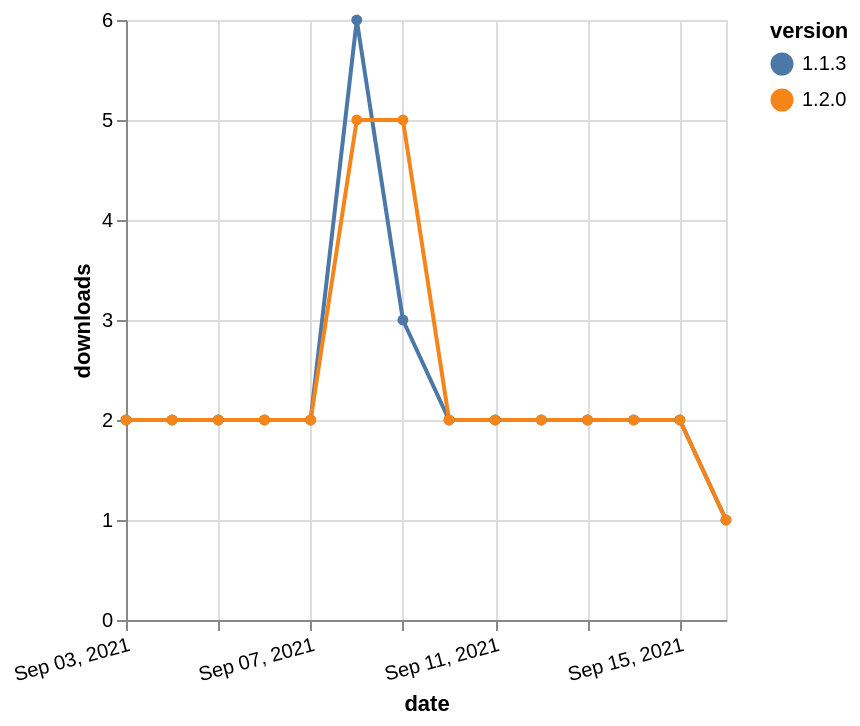

Vega-Lite specification for this chart:
### Vega-Lite specification from a JSON file in a GitHub repository (floating-point values rounded to 4 significant figures)
{"$schema": "https://vega.github.io/schema/vega-lite/v5.json", "description": "A simple bar chart with embedded data.", "data": {"values": [{"date": "2021-09-03", "total": 4059, "delta": 2, "version": "1.1.3"}, {"date": "2021-09-04", "total": 4061, "delta": 2, "version": "1.1.3"}, {"date": "2021-09-05", "total": 4063, "delta": 2, "version": "1.1.3"}, {"date": "2021-09-06", "total": 4065, "delta": 2, "version": "1.1.3"}, {"date": "2021-09-07", "total": 4067, "delta": 2, "version": "1.1.3"}, {"date": "2021-09-08", "total": 4073, "delta": 6, "version": "1.1.3"}, {"date": "2021-09-09", "total": 4076, "delta": 3, "version": "1.1.3"}, {"date": "2021-09-10", "total": 4078, "delta": 2, "version": "1.1.3"}, {"date": "2021-09-11", "total": 4080, "delta": 2, "version": "1.1.3"}, {"date": "2021-09-12", "total": 4082, "delta": 2, "version": "1.1.3"}, {"date": "2021-09-13", "total": 4084, "delta": 2, "version": "1.1.3"}, {"date": "2021-09-14", "total": 4086, "delta": 2, "version": "1.1.3"}, {"date": "2021-09-15", "total": 4088, "delta": 2, "version": "1.1.3"}, {"date": "2021-09-16", "total": 4089, "delta": 1, "version": "1.1.3"}, {"date": "2021-09-03", "total": 3947, "delta": 2, "version": "1.2.0"}, {"date": "2021-09-04", "total": 3949, "delta": 2, "version": "1.2.0"}, {"date": "2021-09-05", "total": 3951, "delta": 2, "version": "1.2.0"}, {"date": "2021-09-06", "total": 3953, "delta": 2, "version": "1.2.0"}, {"date": "2021-09-07", "total": 3955, "delta": 2, "version": "1.2.0"}, {"date": "2021-09-08", "total": 3960, "delta": 5, "version": "1.2.0"}, {"date": "2021-09-09", "total": 3965, "delta": 5, "version": "1.2.0"}, {"date": "2021-09-10", "total": 3967, "delta": 2, "version": "1.2.0"}, {"date": "2021-09-11", "total": 3969, "delta": 2, "version": "1.2.0"}, {"date": "2021-09-12", "total": 3971, "delta": 2, "version": "1.2.0"}, {"date": "2021-09-13", "total": 3973, "delta": 2, "version": "1.2.0"}, {"date": "2021-09-14", "total": 3975, "delta": 2, "version": "1.2.0"}, {"date": "2021-09-15", "total": 3977, "delta": 2, "version": "1.2.0"}, {"date": "2021-09-16", "total": 3978, "delta": 1, "version": "1.2.0"}]}, "width": "container", "mark": {"type": "line", "point": {"filled": true}}, "encoding": {"x": {"field": "date", "type": "temporal", "timeUnit": "yearmonthdate", "title": "date", "axis": {"labelAngle": -15}}, "y": {"field": "delta", "type": "quantitative", "title": "downloads"}, "color": {"field": "version", "type": "nominal"}, "tooltip": {"field": "delta"}}}
